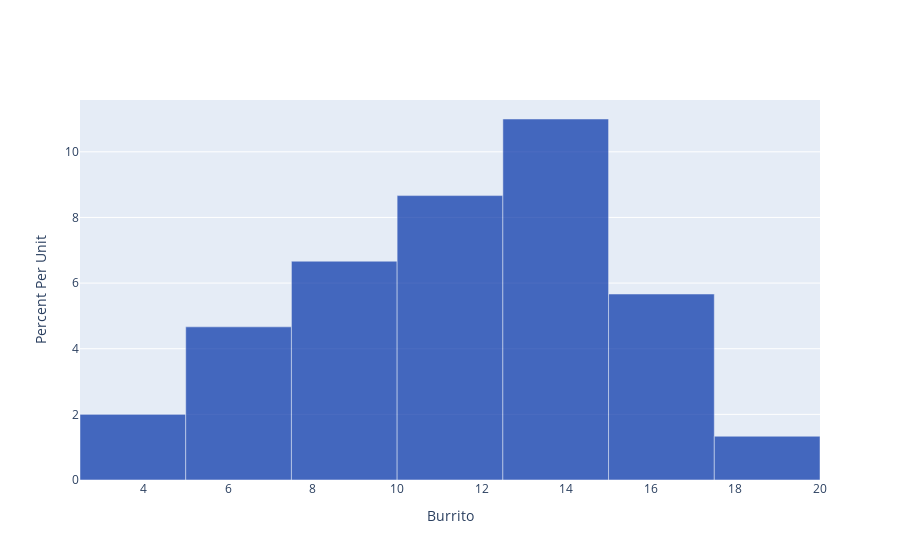

This figure's notebook cell:
### Code cell
demand_table.ihist("Burrito",bins=7)

### Figure 1 — Plotly figure (JSON) as saved in the notebook; plotly's stock layout.template omitted (floating-point values rounded to 4 significant figures)
{"data": [{"customdata": ["(2.5, 5.0)", "(5.0, 7.5)", "(7.5, 10.0)", "(10.0, 12.5)", "(12.5, 15.0)", "(15.0, 17.5)", "(17.5, 20.0)", "(20.0, 20.0)"], "hovertemplate": "Bin Endpoints: %{customdata}<br>Bar Height: %{y}", "marker": {"color": "rgb(0,47,167)"}, "name": "Burrito", "opacity": 0.7, "type": "bar", "width": [2.5, 2.5, 2.5, 2.5, 2.5, 2.5, 2.5], "x": [3.75, 6.25, 8.75, 11.25, 13.75, 16.25, 18.75], "y": [2.0, 4.667, 6.667, 8.667, 11.0, 5.667, 1.333]}], "layout": {"barmode": "overlay", "xaxis": {"title": {"text": "Burrito "}}, "yaxis": {"automargin": true, "title": {"text": "Percent Per Unit"}}}}
